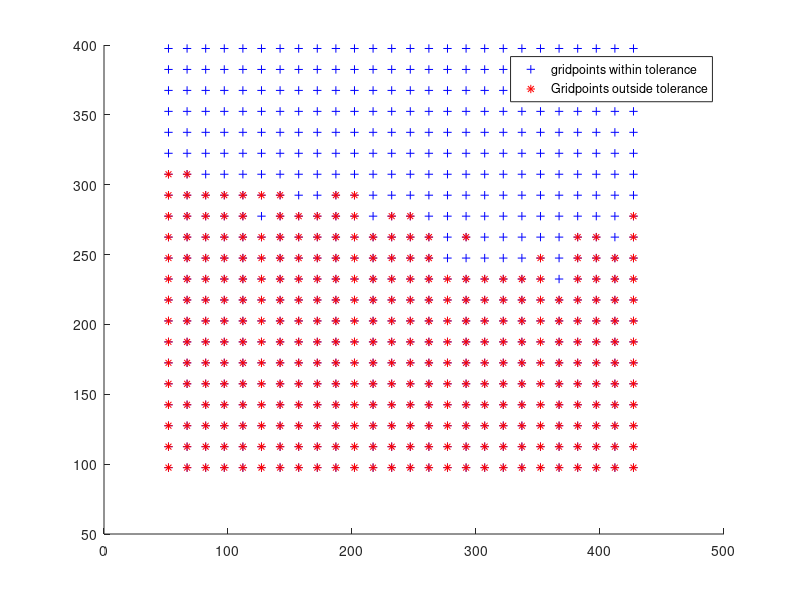
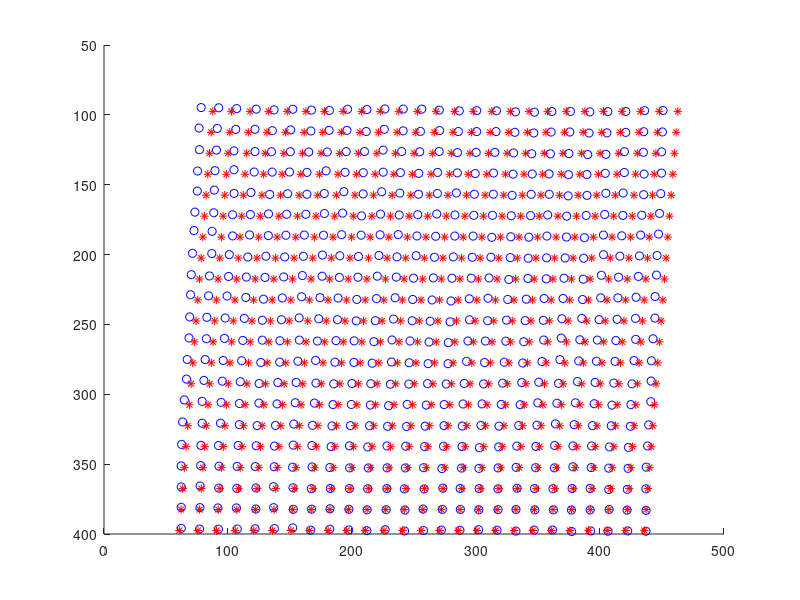
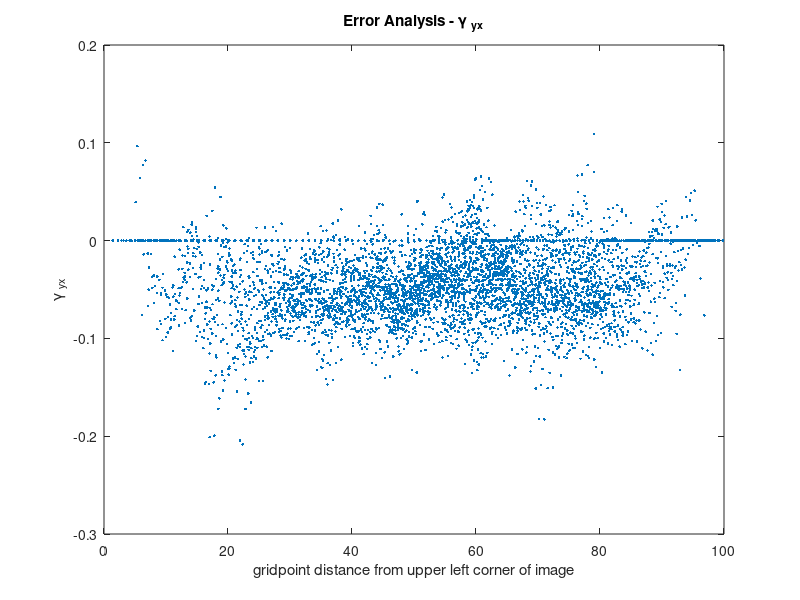
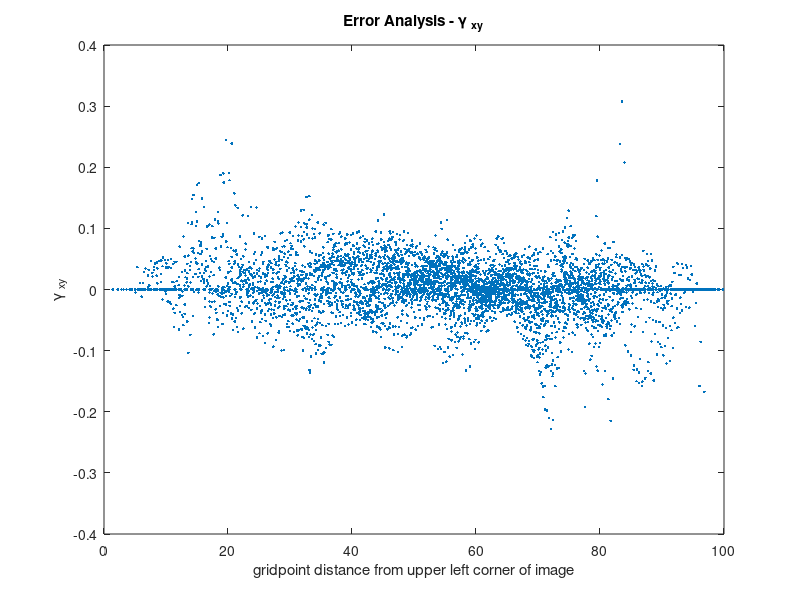

Here is the MATLAB script that generated these plots, in order:
close all;


% Use strain_MRB calculated displacements
load variables.mat;
load grid_x.dat;
load grid_y.dat;

% Build a mesh of the true x and y displacements to match displx, disply

totalStrain = .09;
totaldisp = totalStrain*512;     % total displacement in pixels
m = totaldisp/512;              % displacement amount, per pixel from bottom
truedisplx = m*(mean(grid_y)*2- grid_y);
truedisply = zeros(size(grid_y));

% last (largest) displacement vector from displx, matches truedisplx coordinates
displacementx = displx(:,last);
displacementy = disply(:,last);
% flippedgrid_y = mean(grid_y)*2- grid_y;

positionx = grid_x + displacementx;
positiony = grid_y + displacementy;
truepositionx = grid_x + truedisplx;
truepositiony = grid_y + truedisply;

% Identify points that are outside a certain tolerance
tolerance = 5;  % say, at most 5 pixels off is acceptable

[badn] = find(sqrt((positionx - truepositionx).^2 +(positiony -truepositiony).^2) > tolerance);


figure; hold on;
plot(grid_x,grid_y, '+b');
plot(grid_x(badn),grid_y(badn),'*r');
legend('gridpoints within tolerance', 'Gridpoints outside tolerance');
hold off;

% Plot the expected displacement grid and the actual displacement grid

figure; hold on;
set(gca, 'YDir', 'reverse');
plot(positionx, positiony, 'ob');
plot(truepositionx, truepositiony, '*r');

hold off;

% Get all the positions and values in the strain map
[r,c] = find(~isnan(dxdy));
vals = dxdy(~isnan(dxdy));
[r2,c2] = find(~isnan(dydx));
vals2 = dydx(~isnan(dydx));

% Plot the strain measurements
figure;
plot(sqrt(r.^2 + c.^2),vals,'.');

title('Error Analysis - \gamma _y_x');
xlabel('gridpoint distance from upper left corner of image');
ylabel('\gamma _y_x');

figure;
plot(sqrt(r2.^2 + c2.^2),vals2,'.');

title('Error Analysis - \gamma _x_y');
xlabel('gridpoint distance from upper left corner of image');
ylabel('\gamma _x_y');

figure;
hist(vals,30);
title('\gamma _y_x spread');
ylabel('number');
xlabel('\gamma _y_x');

figure;
hist(vals2,30);
title('\gamma _x_y spread');
xlabel('\gamma _x_y');
ylabel('number');

% Build a 'good' gridpoint set, excluding  points outside tolerance

% % Import grid_x.dat, grid_y.dat
% load grid_x.dat;
% load grid_y.dat;
% % Save them as grid_x_old.dat, grid_y_old.dat
% save grid_x_old.dat grid_x -ascii -tabs
% save grid_y_old.dat grid_y -ascii -tabs
% 
% % build new gridpoints
% grid_x(badn)=[];
% grid_y(badn)=[];
% 
% % Save conditioned grid as grid_x.dat, grid_y.dat
% save grid_x.dat grid_x -ascii -tabs
% save grid_y.dat grid_y -ascii -tabs


% import the displacement  and position matrices:
% The coordinates of gridpoint n is stored in (grid_x(n),grid_y(n))
% The position of gridpoint n in image i is stored in
% (validx(n,i),validy(n,i)).

% % Compare original and strained image with original and strained true
% % points
% I = imread('inum0000.tif');
% figure; hold on;
% imagesc(I); colormap('gray'); axis off;
% plot(grid_x,grid_y,'+b');
% I = imread('inum0019.tif');
% figure; hold on;
% imagesc(I); colormap('gray'); axis off;
% plot(truepositionx,truepositiony,'+b');
